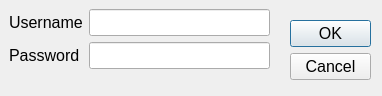
<?xml version="1.0" encoding="UTF-8"?>
<ui version="4.0">
 <class>loginDialog</class>
 <widget class="QDialog" name="loginDialog">
  <property name="geometry">
   <rect>
    <x>0</x>
    <y>0</y>
    <width>382</width>
    <height>96</height>
   </rect>
  </property>
  <property name="font">
   <font>
    <pointsize>12</pointsize>
   </font>
  </property>
  <property name="windowTitle">
   <string>Login</string>
  </property>
  <widget class="QDialogButtonBox" name="buttonBox">
   <property name="geometry">
    <rect>
     <x>290</x>
     <y>20</y>
     <width>81</width>
     <height>241</height>
    </rect>
   </property>
   <property name="orientation">
    <enum>Qt::Vertical</enum>
   </property>
   <property name="standardButtons">
    <set>QDialogButtonBox::Cancel|QDialogButtonBox::Ok</set>
   </property>
  </widget>
  <widget class="QWidget" name="formLayoutWidget">
   <property name="geometry">
    <rect>
     <x>9</x>
     <y>9</y>
     <width>261</width>
     <height>71</height>
    </rect>
   </property>
   <layout class="QFormLayout" name="formLayout">
    <item row="0" column="0">
     <widget class="QLabel" name="usernameLabel">
      <property name="text">
       <string>Username</string>
      </property>
     </widget>
    </item>
    <item row="0" column="1">
     <widget class="QLineEdit" name="usernameLineEdit">
      <property name="inputMask">
       <string comment="Alphanumeric only" extracomment="Alphanumeric only"/>
      </property>
      <property name="placeholderText">
       <string/>
      </property>
     </widget>
    </item>
    <item row="2" column="0">
     <widget class="QLabel" name="passwordLabel">
      <property name="text">
       <string>Password</string>
      </property>
     </widget>
    </item>
    <item row="2" column="1">
     <widget class="QLineEdit" name="passwordLineEdit">
      <property name="inputMask">
       <string/>
      </property>
      <property name="text">
       <string/>
      </property>
      <property name="echoMode">
       <enum>QLineEdit::Password</enum>
      </property>
     </widget>
    </item>
   </layout>
  </widget>
 </widget>
 <resources/>
 <connections>
  <connection>
   <sender>buttonBox</sender>
   <signal>accepted()</signal>
   <receiver>loginDialog</receiver>
   <slot>accept()</slot>
   <hints>
    <hint type="sourcelabel">
     <x>248</x>
     <y>254</y>
    </hint>
    <hint type="destinationlabel">
     <x>157</x>
     <y>274</y>
    </hint>
   </hints>
  </connection>
  <connection>
   <sender>buttonBox</sender>
   <signal>rejected()</signal>
   <receiver>loginDialog</receiver>
   <slot>reject()</slot>
   <hints>
    <hint type="sourcelabel">
     <x>316</x>
     <y>260</y>
    </hint>
    <hint type="destinationlabel">
     <x>286</x>
     <y>274</y>
    </hint>
   </hints>
  </connection>
 </connections>
</ui>
